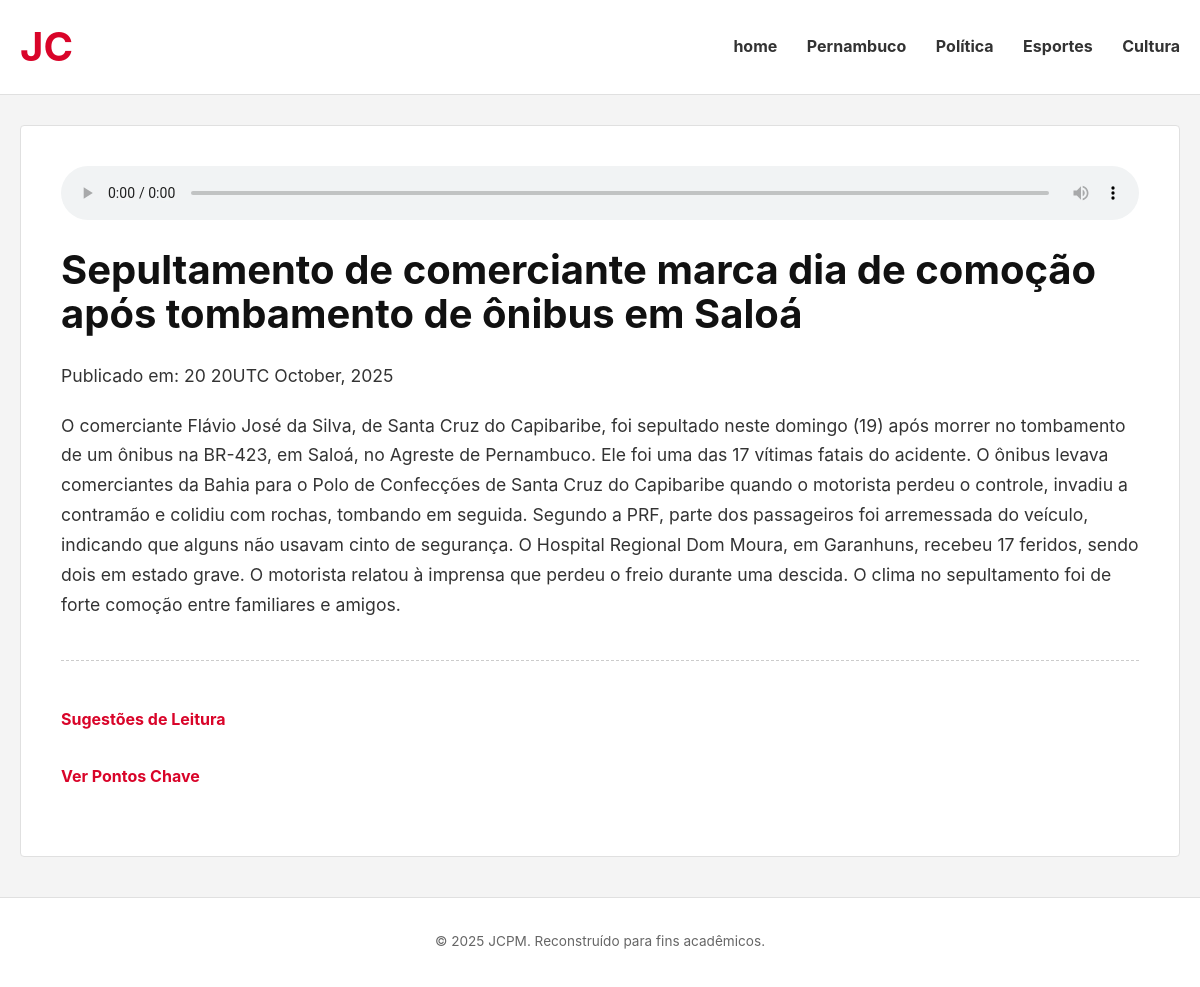
The app's page /artigo/10/ with its own data.
### app1/models.py (models this page shows, shortened)
class Artigos(models.Model):
    titulo = models.CharField(max_length=100)
    categoria = models.CharField(max_length=100)
    conteudo = models.TextField()
    data_publicacao = models.DateTimeField(auto_now_add=True)

### app1/views.py (the view)
# urls.py: path('artigo/<int:artigo_id>/',views.exibir_artigo, name='exibir_artigo'),
def exibir_artigo(request, artigo_id):
    artigo=get_object_or_404(Artigos, id=artigo_id)
    hoje=timezone.now().date()
    visitante = request.META.get('REMOTE_ADDR', 'anonimo')
    diario,created=Progresso_diario.objects.get_or_create(data=hoje, visitante=visitante)
    if 'artigos_lidos' not in request.session:
        request.session['artigos_lidos'] = []
    if artigo_id not in request.session['artigos_lidos']:
        diario.artigos_lidos += 1
        diario.save()
        request.session['artigos_lidos'].append(artigo_id)
        request.session.modified = True
    mensagem=""
    artigo_lidos_na_sessao=len(request.session['artigos_lidos'])
    if artigo_lidos_na_sessao>1:
        mensagem=f"Você leu {artigo_lidos_na_sessao} artigos nesta sessão."
    context={'artigo':artigo, 'mensagem':mensagem}
    return render(request, 'app1/exibir_artigo.html', context)

### app1/templates/app1/exibir_artigo.html (shortened to what this page needs)
{% load static %}
<!DOCTYPE html>
<html lang="pt-br">
<head>
    <link rel="stylesheet" href="{% static 'app1/css/style.css' %}">
</head>
<body>
    <header class="main-header">
        <div class="container">
            <h1 class="logo-text">JC</h1>
            <nav class="main-nav">
                <a href="{% url 'home' %}">home</a>
                <a href="{% url 'topico_pernambuco' %}">Pernambuco</a>
                <a href="{% url 'topico_politica' %}">Política</a>
                <a href="{% url 'topico_esportes' %}">Esportes</a>
                <a href="{% url 'topico_cultura' %}">Cultura</a>
            </nav>
        </div>
    </header>
    <main class="container">
        <div class="article-content">
            <audio controls>
                <source src="{% url 'artigo_audio' artigo.id %}" type="audio/mpeg">
            </audio>
            <h1>{{ artigo.titulo }}</h1>
            {% if artigo.data_publicacao %}
                <p class="card-date">Publicado em: {{ artigo.data_publicacao|date:"d de F, Y" }}</p>
            {% endif %}
            <p>{{ artigo.conteudo|safe }}</p>
            <div class="article-actions">
                <h4>
                    <a class="read-more" href="{% url 'sugestao' artigo.id %}">
                        Sugestões de Leitura
                    </a>
                </h4>
                <h4>
                    <a class="read-more" href="{% url 'bullets' artigo.id %}">
                        Ver Pontos Chave
                    </a>
                </h4>
            </div>
        </div>
    </main>
    <footer class="main-footer">
        <div class="container">
            <p>&copy; {% now "Y" %} JCPM. Reconstruído para fins acadêmicos.</p>
        </div>
    </footer>
</body>
</html>

### app1/Static/app1/css/style.css (style rules this page uses)
body { font-family: -apple-system, BlinkMacSystemFont, "Segoe UI", Roboto, Helvetica, Arial, sans-serif; margin: 0; background-color: #f4f4f4; color: #333; line-height: 1.6; }
a { color: #111; text-decoration: none; transition: color 0.2s; }
.container { max-width: 1200px; margin: 0 auto; padding: 0 20px; }
.main-header { background-color: #ffffff; border-bottom: 1px solid #e0e0e0; padding: 15px 0; margin-bottom: 30px; }
.main-header .container { display: flex; justify-content: space-between; align-items: center; }
.logo-text { font-size: 2.5rem; font-weight: bold; color: #d90429; margin: 0; }
.main-nav a { color: #333; margin-left: 25px; font-weight: bold; font-size: 1rem; padding: 5px 0; }
.card-date { display: block; font-size: 0.75rem; color: #777; margin-top: 5px; font-weight: normal; }
.main-footer { background-color: #fff; color: #666; text-align: center; padding: 20px 0; margin-top: 40px; border-top: 1px solid #e0e0e0; font-size: 0.85rem; }
.article-content { background-color: #fff; padding: 40px; border: 1px solid #e0e0e0; border-radius: 4px; margin-bottom: 30px; }
.article-content audio { width: 100%; margin-bottom: 20px; }
.article-content h1 { font-size: 2.5rem; line-height: 1.1; font-weight: 700; color: #111; margin-top: 0; margin-bottom: 25px; }
.article-content p { font-size: 1.1rem; line-height: 1.7; color: #333; margin-bottom: 20px; }
.article-actions { margin-top: 40px; padding-top: 20px; border-top: 1px dashed #ccc; }
.article-actions .read-more { color: #d90429; font-weight: bold; display: inline-block; padding: 5px 0; }

### records on screen
Artigos: titulo "Sepultamento de comerciante marca dia de comoção após tombamento de ônibus em Saloá", data_publicacao "20 20UTC October, 2025", conteudo "O comerciante Flávio José da Silva, de Santa Cruz do Capibaribe, foi sepultado neste domingo (19) após morrer no tombamento de um ônibus na BR-423, em Saloá, no Agreste de Pernambuco. Ele foi uma das 17 vítimas fatais do acidente. O ônibus levava comerciantes da Bahia para o Polo de Confecções de Santa Cruz do Capibaribe quando o motorista perdeu o controle, invadiu a contramão e colidiu com rochas, tombando em seguida. Segundo a PRF, parte dos passageiros foi arremessada do veículo, indicando que alguns não usavam cinto de segurança. O Hospital Regional Dom Moura, em Garanhuns, recebeu 17 feridos, sendo dois em estado grave. O motorista relatou à imprensa que perdeu o freio durante uma…"
